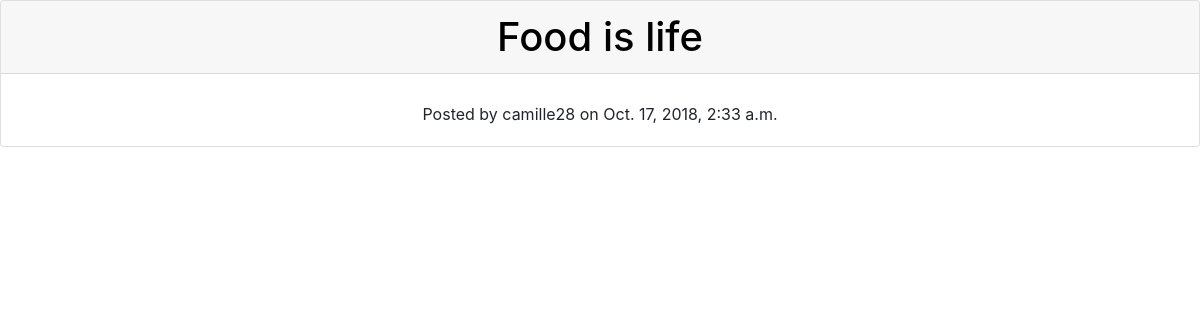
Page /blogs/category_page/1/ on the earlier database version.
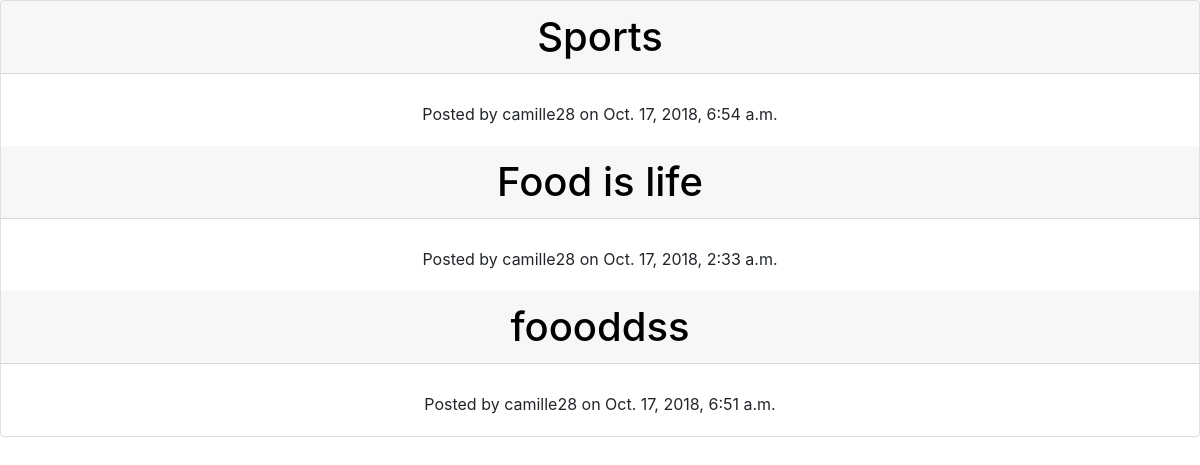
Same page on the later database version.
### mainblog/models.py (models this page shows, shortened)
class Post(models.Model):
    title = models.CharField(max_length=50)
    author = models.ForeignKey(User, on_delete=models.CASCADE)
    date_added = models.DateTimeField(default=timezone.now)
    date_mod = models.DateTimeField(null=True)
    text = models.TextField(null=True)
    is_archived = models.BooleanField(default=False)
    cover_image = models.ImageField(upload_to='cover_images/')
    category = models.ForeignKey("Category", on_delete=models.CASCADE)
    tag = models.ManyToManyField("Tag")

### mainblog/views.py (the view)
# urls.py: path('category_page/<int:category_id>/', views.category_page, name='category_page')
def category_page(request, category_id):
    get_category = get_object_or_404(Category, pk=category_id)
    posts = Post.objects.filter(category=get_category.id)
    return render(request, 'category_post.html', {'get_category': get_category,'posts': posts})

### templates/category_post.html (shortened to what this page needs)
{% extends 'base.html' %}
{% block content %}
<center>
    <div class="card">
        {% for post in posts %}
        <h1 class="card-header"> <a style="text-decoration: none; color:black;" href="{% url 'blog_post' post.id %}">{{ post.title }}</a> </h1>
            <div class="card-body">
                    <p class="card-text">Posted by  {{ post.author }} on  {{ post.date_added}} </p>
             </div>
        {% endfor %}
        </div>
</center>
{% endblock %}

Differences in the rows shown:
now on this page (row edited): Post: title "Sports", author "camille28", date_added "Oct. 17, 2018, 6:54 a.m."
now on this page (row edited): Post: title "foooddss", author "camille28", date_added "Oct. 17, 2018, 6:51 a.m."
